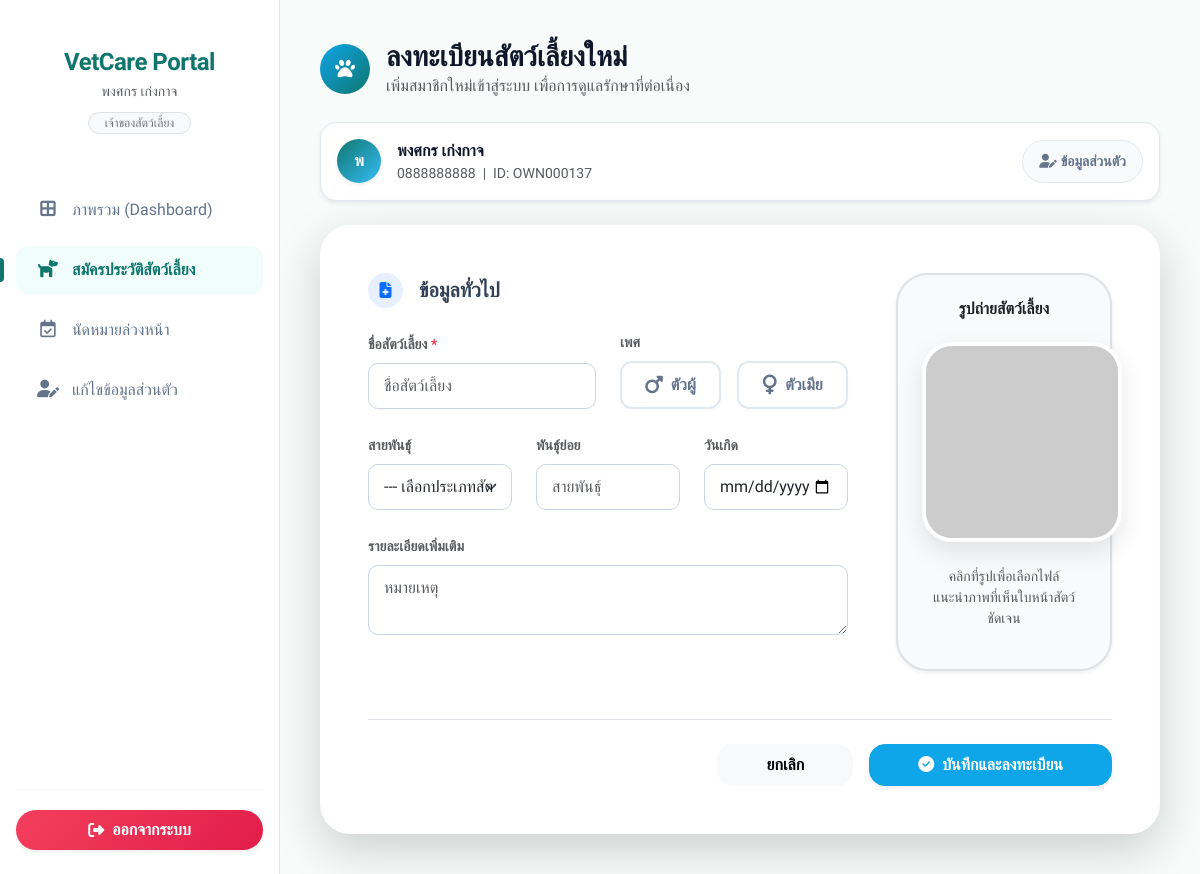
The page /client/register-pet/ (signed in) on the database as committed earlier.
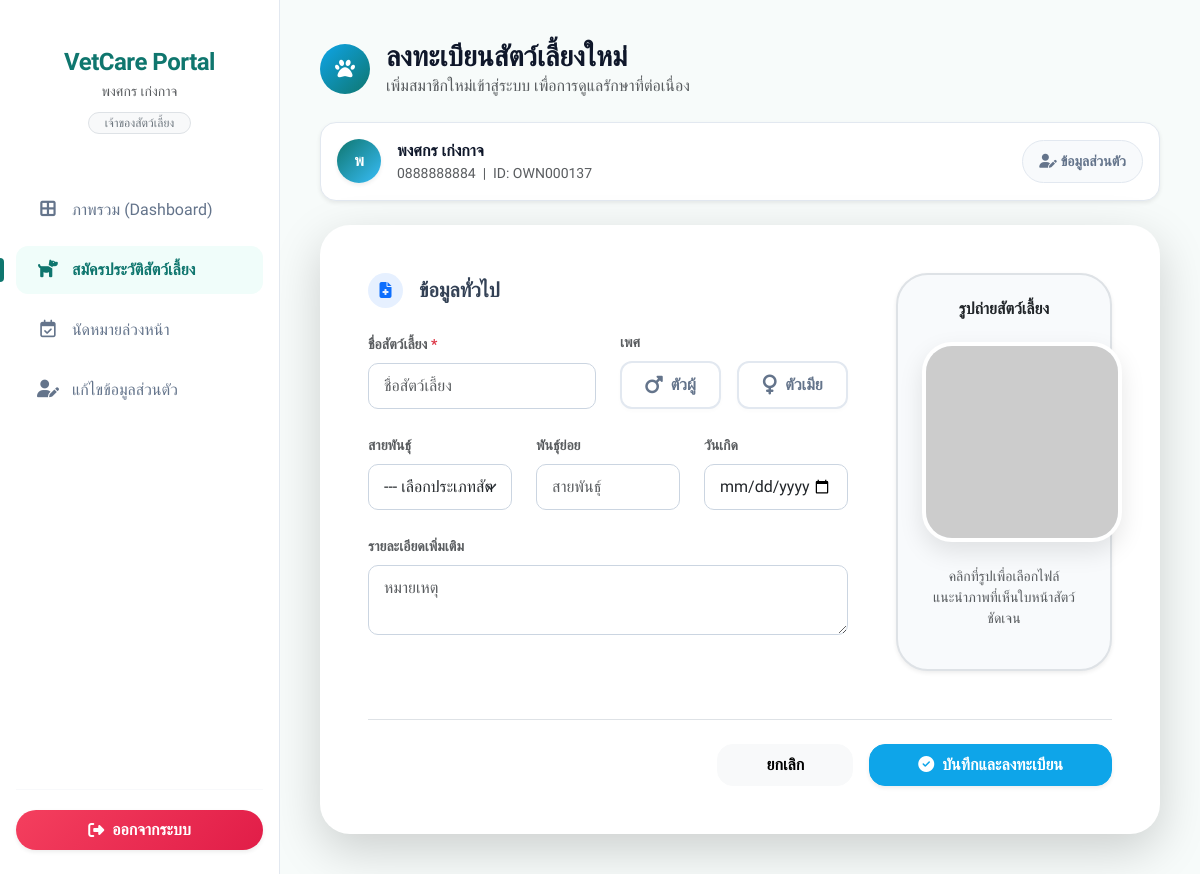
The same page on the database as committed later.
### myapp/models.py (models this page shows, shortened)
class Owner(models.Model):
    from django.conf import settings
    user = models.OneToOneField(settings.AUTH_USER_MODEL, on_delete=models.SET_NULL, null=True, blank=True, related_name='owner_profile', verbose_name='บัญชีผู้ใช้')
    first_name = models.CharField(max_length=100)
    last_name = models.CharField(max_length=100)
    customer_id = models.CharField(max_length=50, blank=True, null=True, verbose_name='รหัสลูกค้า')
    phone = models.CharField(max_length=15, blank=True, null=True)
    address = models.TextField(blank=True, null=True)

### myapp/views.py (the view)
# urls.py: path('client/register-pet/', views.client_register_pet, name='client_register_pet'),
@login_required
def client_register_pet(request):
    owner = getattr(request.user, 'owner_profile', None)
    if not owner:
        messages.info(request, 'กรุณากรอกข้อมูลส่วนตัวก่อนเพื่อลงทะเบียนสัตว์เลี้ยง')
        return redirect('client_profile')
    from .forms import ClientPetRegistrationForm
    if request.method == 'POST':
        form = ClientPetRegistrationForm(request.POST, request.FILES)
        if form.is_valid():
            pet = form.save(commit=False)
            pet.owner = owner
            pet.save()
            messages.success(request, 'ลงทะเบียนสัตว์เลี้ยงสำเร็จ!')
            return redirect('client_dashboard')
    else:
        form = ClientPetRegistrationForm()
    return render(request, 'myapp/client/client_register_pet.html', {'form': form, 'owner': owner})

### myapp/forms.py
class ClientPetRegistrationForm(PetForm):
    def __init__(self, *args, **kwargs):
        super().__init__(*args, **kwargs)
        owner_fields = [
            'owner_first_name', 'owner_last_name', 'owner_address_1',
            'owner_address_2', 'owner_phone', 'owner_email',
            'owner_password', 'owner_password_confirm'
        ]
        for field in owner_fields:
            if field in self.fields:
                self.fields[field].required = False

### myapp/templates/myapp/client/client_register_pet.html (shortened to what this page needs)
{% extends 'myapp/client/client_base.html' %}
{% block extra_css %}
    <link rel="stylesheet" href="https://cdnjs.cloudflare.com/ajax/libs/cropperjs/1.5.13/cropper.min.css">
{% endblock %}
{% block content %}
<div class="container-fluid p-0">
    <div class="d-flex align-items-center mb-4">
        <div class="rounded-circle d-flex justify-content-center align-items-center me-3" style="width: 50px; height: 50px; background: linear-gradient(135deg, #0ea5e9, #0f766e);">
            <i class="fas fa-paw text-white fs-5"></i>
        </div>
        <div>
            <h3 class="fw-bold mb-0" style="color: #0f172a;">ลงทะเบียนสัตว์เลี้ยงใหม่</h3>
            <p class="text-muted mb-0">เพิ่มสมาชิกใหม่เข้าสู่ระบบ เพื่อการดูแลรักษาที่ต่อเนื่อง</p>
        </div>
    </div>
    <div class="d-flex align-items-center justify-content-between p-3 mb-4 rounded-4 shadow-sm" style="background: white; border: 1px solid #e2e8f0;">
        <div class="d-flex align-items-center gap-3">
            <div class="rounded-circle d-flex align-items-center justify-content-center fw-bold text-white shadow-sm" style="width: 44px; height: 44px; background: linear-gradient(135deg, #0f766e, #38bdf8); font-size: 1rem;">
                {{ owner.first_name|first|upper }}
            </div>
            <div>
                <div class="fw-bold" style="color: #0f172a;">{{ owner.first_name }} {{ owner.last_name }}</div>
                <div class="small text-muted">{{ owner.phone|default:"ยังไม่ระบุเบอร์" }} &nbsp;|&nbsp; ID: {{ owner.customer_id }}</div>
            </div>
        </div>
        <a href="{% url 'client_profile' %}" class="btn btn-sm px-3 rounded-pill" style="background: #f8fafc; border: 1px solid #e2e8f0; color: #64748b; font-weight: 600;">
            <i class="fas fa-user-edit me-1"></i>ข้อมูลส่วนตัว
        </a>
    </div>
    <div class="card border-0 shadow-lg" style="border-radius: 30px; overflow: hidden;">
        <div class="card-body p-4 p-md-5">
            <form method="post" enctype="multipart/form-data" id="petForm">
                <div class="row g-5">
                    <div class="col-xl-8">
                        <h5 class="fw-bold mb-4 d-flex align-items-center" style="color: #334155;">
                            <div class="bg-primary bg-opacity-10 text-primary rounded-circle d-flex justify-content-center align-items-center me-3" style="width: 35px; height: 35px; font-size: 1rem;">
                                <i class="fas fa-file-medical"></i>
                            </div>
                            ข้อมูลทั่วไป
                        </h5>
                        <div class="row g-4">
                            <div class="col-md-6">
                                <label class="form-label text-muted fw-bold small">ชื่อสัตว์เลี้ยง <span class="text-danger">*</span></label>
                                {{ form.name }}
                            </div>
                            <div class="col-md-6">
                                <label class="form-label d-block text-muted fw-bold small mb-2">เพศ</label>
                                <div class="d-flex gap-3 sex-radio-group w-100" id="sexSelectionGroup">
                                    {% for radio in form.sex %}
                                        {% if radio.choice_label and '----' not in radio.choice_label %}
                                        <div class="flex-fill">
                                            <label class="sex-btn {% if 'ผู้' in radio.choice_label or 'Male' in radio.choice_label %}sex-btn-male{% else %}sex-btn-female{% endif %}" for="{{ radio.id_for_label }}">
                                                {% if 'ผู้' in radio.choice_label or 'Male' in radio.choice_label %}
                                                    <i class="fas fa-mars fa-lg"></i>
                                                {% else %}
                                                    <i class="fas fa-venus fa-lg"></i>
                                                {% endif %}
                                                {{ radio.choice_label }}
                                            </label>
                                        </div>
                                        {% endif %}
                                    {% endfor %}
                                </div>
                            </div>
                            <div class="col-md-4">
                                <label class="form-label text-muted fw-bold small">สายพันธุ์</label>
                                {{ form.species }}
                            </div>
                            <div class="col-md-4">
                                <label class="form-label text-muted fw-bold small">พันธุ์ย่อย</label>
                                {{ form.breed }}
                            </div>
                            <div class="col-md-4">
                                <label class="form-label text-muted fw-bold small">วันเกิด</label>
                                {{ form.birth_date }}
                            </div>
                            <div class="col-12">
                                <label class="form-label text-muted fw-bold small">รายละเอียดเพิ่มเติม</label>
                                {{ form.remarks }}
                            </div>
                        </div>
                    </div>
                    <div class="col-xl-4 text-center">
                        <div class="p-4 rounded-5 h-100 shadow-sm border border-2 border-dashed d-flex flex-column align-items-center justify-content-center text-center" style="background: #f8fafc;">
                            <h6 class="fw-bold mb-4 text-slate-700">รูปถ่ายสัตว์เลี้ยง</h6>
                            <div class="avatar-upload-wrapper">
                                <div class="avatar-preview-container" id="avatarContainer">
                                    <img id="image-preview"
                                         src="https://ui-avatars.com/api/?name=Pet&background=random&size=200"
                                         alt="Pet Profile">
                                </div>
                            </div>
                            <p class="small text-muted mt-4">
                                คลิกที่รูปเพื่อเลือกไฟล์ <br>
                                แนะนำภาพที่เห็นใบหน้าสัตว์ชัดเจน
                            </p>
                        </div>
                    </div>
                </div>
                <div class="d-flex justify-content-end gap-3 mt-5 pt-4 border-top">
                    <a href="{% url 'client_dashboard' %}" class="btn btn-light px-5 py-2 fw-bold rounded-4">ยกเลิก</a>
                    <button type="submit" class="btn btn-primary px-5 py-2 fw-bold rounded-4 shadow-sm">
                        <i class="fas fa-check-circle me-2"></i>บันทึกและลงทะเบียน
                    </button>
                </div>
            </form>
        </div>
    </div>
</div>
{% endblock %}

### myapp/templates/myapp/client/client_base.html (shortened to what this page needs)
{% load static %}
<!DOCTYPE html>
<html lang="th">
<head>
    <link href="https://cdn.jsdelivr.net/npm/bootstrap@5.3.0/dist/css/bootstrap.min.css" rel="stylesheet">
    <link rel="stylesheet" href="https://cdnjs.cloudflare.com/ajax/libs/font-awesome/6.4.0/css/all.min.css">
    {% block extra_css %}{% endblock %}
</head>
<body>
    <div class="d-flex">
        <div class="sidebar d-flex flex-column py-4" id="sidebar" style="width: 280px; flex-shrink: 0;">
            <div class="text-center mb-5 px-3 position-relative">
                <h4 class="fw-bold mb-1" style="color: #0f766e; letter-spacing: -0.5px;">VetCare Portal</h4>
                <p class="text-muted small mb-0">{{ user.first_name }} {{ user.last_name }}</p>
                <div class="mt-2"><span class="badge bg-light text-secondary border rounded-pill px-3 fw-normal">เจ้าของสัตว์เลี้ยง</span></div>
            </div>
            <ul class="nav flex-column mb-auto gap-1">
                <li class="nav-item">
                    <a href="{% url 'client_dashboard' %}" class="nav-link {% if request.resolver_match.url_name == 'client_dashboard' %}active{% endif %}">
                        <i class="fas fa-border-all"></i> ภาพรวม (Dashboard)
                    </a>
                </li>
                <li class="nav-item">
                    <a href="{% url 'client_register_pet' %}" class="nav-link {% if request.resolver_match.url_name == 'client_register_pet' %}active{% endif %}">
                        <i class="fas fa-dog"></i> สมัครประวัติสัตว์เลี้ยง
                    </a>
                </li>
                <li class="nav-item">
                    <a href="{% url 'client_appointment' %}" class="nav-link {% if request.resolver_match.url_name == 'client_appointment' %}active{% endif %}">
                        <i class="far fa-calendar-check"></i> นัดหมายล่วงหน้า
                    </a>
                </li>
                <li class="nav-item">
                    <a href="{% url 'client_profile' %}" class="nav-link {% if request.resolver_match.url_name == 'client_profile' %}active{% endif %}">
                        <i class="fas fa-user-edit"></i> แก้ไขข้อมูลส่วนตัว
                    </a>
                </li>
            </ul>
            <div class="mt-auto px-3">
                <hr style="border-color: #e2e8f0; margin-bottom: 20px;">
                <form action="{% url 'logout' %}" method="post">
                    <button type="submit" class="btn btn-danger w-100 rounded-pill d-flex align-items-center justify-content-center py-2 border-0 shadow-sm fw-bold" style="background: linear-gradient(135deg, #f43f5e 0%, #e11d48 100%);">
                        <i class="fas fa-sign-out-alt me-2"></i> ออกจากระบบ
                    </button>
                </form>
            </div>
        </div>
        <div class="main-content flex-grow-1" style="height: 100vh; overflow-y: auto;">
            {% block content %}{% endblock %}
        </div>
    </div>
</body>
</html>

### myapp/templates/myapp/client/client_base.html (style rules this page uses)
body { background-color: #f7fbfa; font-family: 'Kanit', sans-serif; color: #334155; }
.sidebar { min-height: 100vh; background: #ffffff; border-right: 1px solid #e2e8f0; transition: all 0.3s ease; }
.sidebar .nav-link { color: #64748b; padding: 12px 20px; font-weight: 500; border-radius: 12px; margin: 4px 16px; transition: all 0.2s ease; position: relative; }
.sidebar .nav-link i { width: 24px; font-size: 1.1rem; margin-right: 8px; text-align: center; }
.sidebar .nav-link.active { background-color: #f0fdfa; color: #0f766e; font-weight: 600; }
.sidebar .nav-link.active::before { content: ''; position: absolute; left: -16px; top: 50%; transform: translateY(-50%); height: 24px; width: 4px; background-color: #0f766e; border-radius: 0 4px 4px 0; }
.main-content { padding: 40px; }
.card { border: none; border-radius: 16px; box-shadow: 0 4px 20px rgba(0,0,0,0.03); }
.form-control, .form-select { border-radius: 10px; border-color: #cbd5e1; padding: 10px 15px; }
.btn { border-radius: 10px; font-weight: 500; padding: 10px 20px; }
.btn-primary { background-color: #0ea5e9; border-color: #0ea5e9; }

### myapp/templates/myapp/client/client_register_pet.html (style rules this page uses)
:root { --primary: #0ea5e9; --primary-dark: #0f766e; --bg-glass: rgba(255, 255, 255, 0.9); }
.avatar-upload-wrapper { position: relative; width: 200px; height: 200px; margin: 0 auto; }
.avatar-preview-container { width: 200px; height: 200px; position: relative; border-radius: 30px; overflow: hidden; border: 4px solid #fff; box-shadow: 0 10px 25px rgba(0,0,0,0.1); background: #f1f5f9; cursor: pointer; }
#image-preview { width: 100%; height: 100%; object-fit: cover; transition: all 0.3s ease; }
.sex-radio-group .sex-btn { display: flex; align-items: center; justify-content: center; gap: 0.5rem; padding: 0.65rem 1rem; border: 2px solid #e2e8f0; border-radius: 0.75rem; font-weight: 700; cursor: pointer; transition: all 0.2s ease-in-out; width: 100%; color: #64748b; background-color: #fff; box-shadow: 0 2px 4px rgba(0,0,0,0.02); margin: 0; }

Rows that differ between the two databases and show on the page:
changed Owner "พงศกร": phone "0888888888" → "0888888884"
